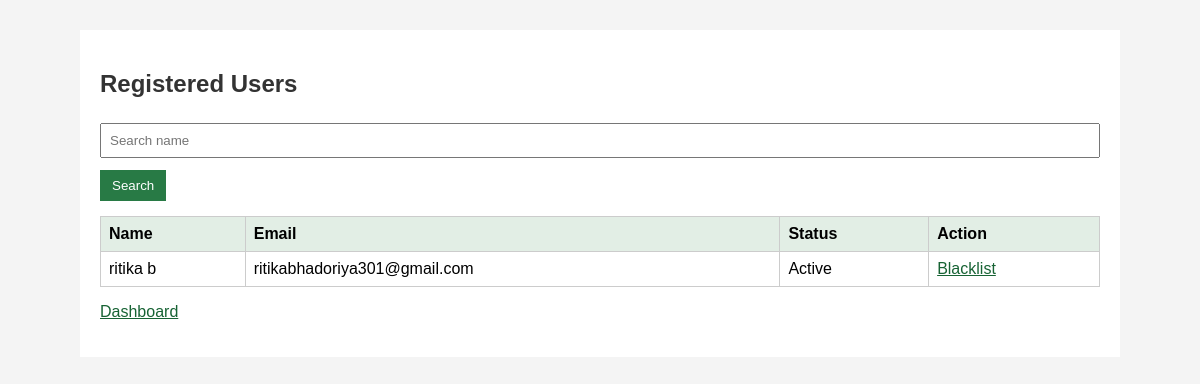
Before: /admin/users (signed in) with the older database file.
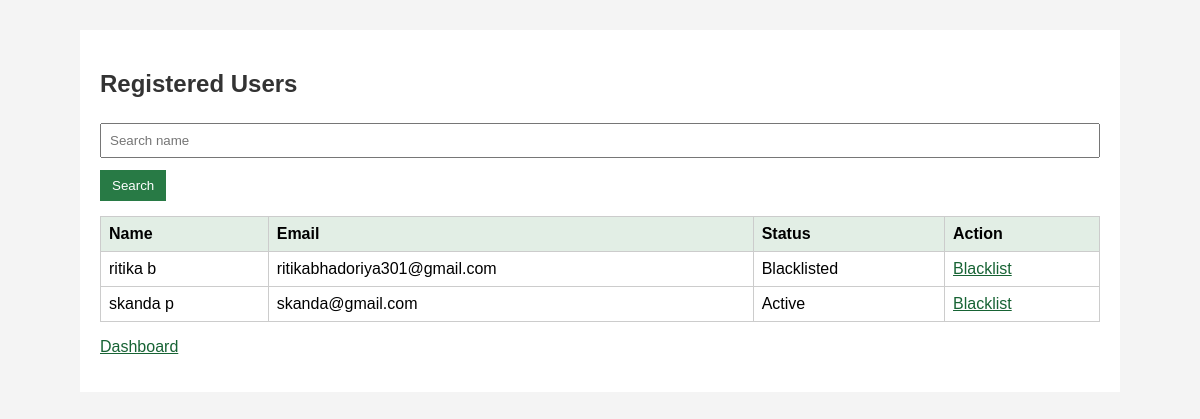
After: the same page with the newer database file.
### app/models.py (models this page shows)
class User(UserMixin, db.Model):
    id = db.Column(db.Integer, primary_key=True)
    name = db.Column(db.String(100), nullable=False)
    email = db.Column(db.String(120), unique=True, nullable=False)
    password = db.Column(db.String(255), nullable=False)
    role = db.Column(db.String(20), nullable=False)
    is_blacklisted = db.Column(db.Boolean, default=False)
    bookings = db.relationship('Booking', backref='user', lazy=True)
    staff_profile = db.relationship('StaffProfile', backref='user', uselist=False)

### app/routes.py (the view)
@routes.route('/admin/users')
@login_required
def view_users():
    if current_user.role != 'admin':
        return 'Unauthorized'
    search = request.args.get('q', '')
    users = User.query.filter_by(role='user').all()
    if search:
        users = User.query.filter(User.role == 'user', User.name.ilike(f'%{search}%')).all()
    return render_template('view_users.html', users=users, query=search)

### app/templates/view_users.html (shortened to what this page needs)
<!doctype html>
<html>
  <head>
    <link
      rel="stylesheet"
      href="{{ url_for('static', filename='css/app.css') }}"
    />
  </head>
  <body>
    <div class="container">
      <h2>Registered Users</h2>
      <form method="GET">
        <input name="q" value="{{ query }}" placeholder="Search name" /><button>
          Search
        </button>
      </form>
      <table>
        <tr>
          <th>Name</th>
          <th>Email</th>
          <th>Status</th>
          <th>Action</th>
        </tr>
        {% for user in users %}
        <tr>
          <td>{{ user.name }}</td>
          <td>{{ user.email }}</td>
          <td>
            {% if user.is_blacklisted %}Blacklisted{% else %}Active{% endif %}
          </td>
          <td>
            <a href="{{ url_for('routes.blacklist_user', id=user.id) }}"
              >Blacklist</a
            >
          </td>
        </tr>
        {% endfor %}
      </table>
      <p><a href="{{ url_for('routes.admin_dashboard') }}">Dashboard</a></p>
    </div>
  </body>
</html>

Changed rows visible on the page:
changed User "ritika b": is_blacklisted "Active" → "Blacklisted"
added User: name "skanda p", email "skanda@gmail.com", is_blacklisted "Active"
